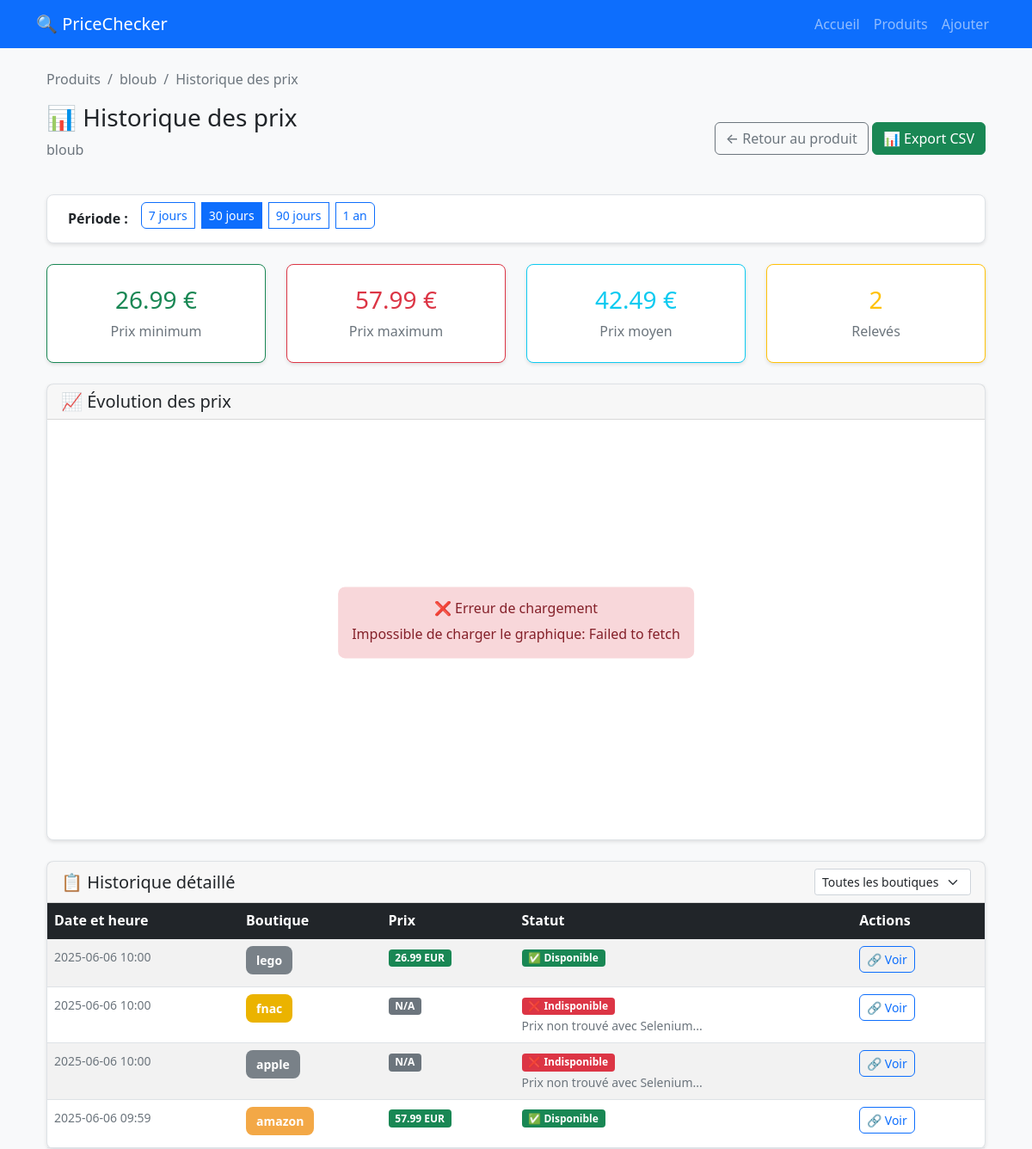
The app's page /product/9/history with its own data.
### tables this page shows
CREATE TABLE products (
            id INTEGER PRIMARY KEY AUTOINCREMENT,
            name TEXT NOT NULL,
            description TEXT,
            created_at DATETIME DEFAULT CURRENT_TIMESTAMP,
            updated_at DATETIME DEFAULT CURRENT_TIMESTAMP
        );

CREATE TABLE price_history (
            id INTEGER PRIMARY KEY AUTOINCREMENT,
            product_link_id INTEGER NOT NULL,
            price REAL,
            currency TEXT DEFAULT 'EUR',
            is_available BOOLEAN DEFAULT TRUE,
            error_message TEXT,
            scraped_at DATETIME DEFAULT CURRENT_TIMESTAMP,
            FOREIGN KEY (product_link_id) REFERENCES product_links (id) ON DELETE CASCADE
        );

CREATE TABLE product_links (
            id INTEGER PRIMARY KEY AUTOINCREMENT,
            product_id INTEGER NOT NULL,
            shop_name TEXT NOT NULL,
            url TEXT NOT NULL,
            css_selector TEXT,
            created_at DATETIME DEFAULT CURRENT_TIMESTAMP,
            FOREIGN KEY (product_id) REFERENCES products (id) ON DELETE CASCADE
        );

### app/routes.py (the view)
@main.route('/product/<int:product_id>/history')
def price_history(product_id):
    try:
        product = get_product_by_id(product_id)
        if not product:
            flash('Produit introuvable', 'error')
            return redirect(url_for('main.products'))
        days = request.args.get('days', 30, type=int)
        page = request.args.get('page', 1, type=int)
        shop_filter = request.args.get('shop', None)
        stats = get_price_statistics(product_id, days)
        history_data = get_price_history_table(
            product_id,
            page=page,
            shop_filter=shop_filter
        )
        links = get_product_links(product_id)
        shops = [link['shop_name'] for link in links]
        return render_template('price_history.html',
                             product=product,
                             stats=stats,
                             history_data=history_data,
                             shops=shops,
                             current_days=days,
                             current_shop=shop_filter,
                             current_page=page)
    except Exception as e:
        logger.error(f"Erreur page historique produit {product_id}: {e}")
        flash('Erreur lors du chargement de l\'historique', 'error')
        return redirect(url_for('main.product_detail', product_id=product_id))

### database/models.py (called while the page is built)
def get_db_connection():
    try:
        if current_app:
            db_path = current_app.config.get('DATABASE_PATH', 'pricechecker.db')
        else:
            db_path = 'pricechecker.db'
        conn = sqlite3.connect(db_path)
        conn.row_factory = sqlite3.Row
        if hasattr(current_app.config, 'SQLITE_PRAGMAS'):
            for pragma, value in current_app.config.SQLITE_PRAGMAS.items():
                conn.execute(f"PRAGMA {pragma} = {value}")
        return conn
    except Exception as e:
        logger.error(f"Erreur connexion DB: {e}")
        raise

def dict_from_row(row):
    if row is None:
        return None
    return {key: row[key] for key in row.keys()}

def get_product_links(product_id):
    conn = get_db_connection()
    cursor = conn.cursor()
    rows = cursor.execute('''
                          SELECT id, shop_name, url, css_selector, created_at
                          FROM product_links
                          WHERE product_id = ?
                          ORDER BY shop_name
                          ''', (product_id,)).fetchall()
    conn.close()
    return [dict_from_row(row) for row in rows]

def get_product_by_id(product_id):
    conn = get_db_connection()
    cursor = conn.cursor()
    row = cursor.execute(
        'SELECT id, name, description, created_at, updated_at FROM products WHERE id = ?',
        (product_id,)
    ).fetchone()
    conn.close()
    return dict_from_row(row) if row else None

### app/templates/price_history.html (shortened to what this page needs)
{% extends "base.html" %}
{% block content %}
    <div class="container-fluid">
        <div class="row mb-4">
            <div class="col">
                <nav aria-label="breadcrumb">
                    <ol class="breadcrumb">
                        <li class="breadcrumb-item"><a href="{{ url_for('main.products') }}">Produits</a></li>
                        <li class="breadcrumb-item"><a href="{{ url_for('main.product_detail', product_id=product.id) }}">{{ product.name }}</a></li>
                        <li class="breadcrumb-item active">Historique des prix</li>
                    </ol>
                </nav>
                <div class="d-flex justify-content-between align-items-center">
                    <div>
                        <h1 class="h3">📊 Historique des prix</h1>
                        <p class="text-muted">{{ product.name }}</p>
                    </div>
                    <div>
                        <a href="{{ url_for('main.product_detail', product_id=product.id) }}" class="btn btn-outline-secondary">
                            ← Retour au produit
                        </a>
                        <a href="{{ url_for('main.export_price_history', product_id=product.id) }}" class="btn btn-success">
                            📊 Export CSV
                        </a>
                    </div>
                </div>
            </div>
        </div>
        <div class="row mb-4">
            <div class="col">
                <div class="card">
                    <div class="card-body py-2">
                        <div class="d-flex align-items-center">
                            <span class="me-3"><strong>Période :</strong></span>
                            <div class="btn-group" role="group">
                                <label class="btn btn-outline-primary btn-sm" for="days7">7 jours</label>
                                <label class="btn btn-outline-primary btn-sm" for="days30">30 jours</label>
                                <label class="btn btn-outline-primary btn-sm" for="days90">90 jours</label>
                                <label class="btn btn-outline-primary btn-sm" for="days365">1 an</label>
                            </div>
                        </div>
                    </div>
                </div>
            </div>
        </div>
        {% if stats %}
            <div class="row mb-4">
                <div class="col-md-3">
                    <div class="card stats-card border-success">
                        <div class="card-body text-center">
                            <h3 class="text-success">{{ "%.2f"|format(stats.min_price) }} €</h3>
                            <p class="card-text text-muted mb-0">Prix minimum</p>
                        </div>
                    </div>
                </div>
                <div class="col-md-3">
                    <div class="card stats-card border-danger">
                        <div class="card-body text-center">
                            <h3 class="text-danger">{{ "%.2f"|format(stats.max_price) }} €</h3>
                            <p class="card-text text-muted mb-0">Prix maximum</p>
                        </div>
                    </div>
                </div>
                <div class="col-md-3">
                    <div class="card stats-card border-info">
                        <div class="card-body text-center">
                            <h3 class="text-info">{{ "%.2f"|format(stats.avg_price) }} €</h3>
                            <p class="card-text text-muted mb-0">Prix moyen</p>
                        </div>
                    </div>
                </div>
                <div class="col-md-3">
                    <div class="card stats-card border-warning">
                        <div class="card-body text-center">
                            <h3 class="text-warning">{{ stats.total_scrapes }}</h3>
                            <p class="card-text text-muted mb-0">Relevés</p>
                        </div>
                    </div>
                </div>
            </div>
        {% endif %}
        <div class="row mb-4">
            <div class="col">
                <div class="card">
                    <div class="card-header">
                        <h5 class="mb-0">📈 Évolution des prix</h5>
                    </div>
                    <div class="card-body">
                        <div class="chart-container">
                            <div id="chartLoading" class="text-center">
                            </div>
                        </div>
                    </div>
                </div>
            </div>
        </div>
        <div class="row">
            <div class="col">
                <div class="card">
                    <div class="card-header d-flex justify-content-between align-items-center">
                        <h5 class="mb-0">📋 Historique détaillé</h5>
                        <div>
                            <select class="form-select form-select-sm" id="shopFilter">
                                <option value="">Toutes les boutiques</option>
                            </select>
                        </div>
                    </div>
                    <div class="card-body p-0">
                        {% if history_data.data %}
                            <div class="table-responsive">
                                <table class="table table-striped mb-0">
                                    <thead class="table-dark">
                                    <tr>
                                        <th>Date et heure</th>
                                        <th>Boutique</th>
                                        <th>Prix</th>
                                        <th>Statut</th>
                                        <th>Actions</th>
                                    </tr>
                                    </thead>
                                    <tbody>
                                    {% for item in history_data.data %}
                                        <tr>
                                            <td>
                                                <small class="text-muted">
                                                    {{ item.scraped_at.replace('T', ' ')[:16] if item.scraped_at else 'N/A' }}
                                                </small>
                                            </td>
                                            <td>
                                                {% set shop_slug = item.shop_name|lower|replace(' ', '-')|replace('store', 'store') %}
                                                {% set shop_class = 'shop-' + shop_slug %}
                                                {% if shop_class not in ['shop-amazon', 'shop-apple-store', 'shop-fnac', 'shop-cdiscount', 'shop-leclerc'] %}
                                                    {% set shop_class = 'shop-default' %}
                                                {% endif %}
                                                <span class="shop-badge {{ shop_class }}">
                                                    {{ item.shop_name }}
                                                </span>
                                            </td>
                                            <td>
                                                {% if item.price %}
                                                    <span class="badge bg-success">{{ "%.2f"|format(item.price) }} {{ item.currency }}</span>
                                                {% else %}
                                                    <span class="badge bg-secondary">N/A</span>
                                                {% endif %}
                                            </td>
                                            <td>
                                                {% if item.is_available %}
                                                    <span class="badge bg-success">✅ Disponible</span>
                                                {% else %}
                                                    <span class="badge bg-danger">❌ Indisponible</span>
                                                    {% if item.error_message %}
                                                        <br><small class="text-muted">{{ item.error_message[:50] }}...</small>
                                                    {% endif %}
                                                {% endif %}
                                            </td>
                                            <td>
                                                <a href="{{ item.url }}" target="_blank" class="btn btn-sm btn-outline-primary">
                                                    🔗 Voir
                                                </a>
                                            </td>
                                        </tr>
                                    {% endfor %}
                                    </tbody>
                                </table>
                            </div>
                        {% else %}
                            <div class="alert alert-info m-3">
                                <h6 class="alert-heading">ℹ️ Aucun historique</h6>
                                <p class="mb-0">Aucun prix n'a encore été collecté pour ce produit.</p>
                            </div>
                        {% endif %}
                    </div>
                </div>
            </div>
        </div>
    </div>
{% endblock %}

### static/css/style.css (style rules this page uses)
.breadcrumb a { text-decoration: none !important; color: #6c757d; transition: color 0.2s ease; }
.btn { border-radius: 6px; transition: all 0.15s ease; font-weight: 500; display: inline-flex !important; align-items: center !important; justify-content: center !important; text-align: center !important; }
.card { box-shadow: 0 2px 4px rgba(0,0,0,0.1); transition: all 0.2s ease; border: 1px solid #dee2e6; border-radius: 8px; animation: fadeInUp 0.4s ease-out; }
.card .btn { margin-right: 0.5rem; margin-bottom: 0.5rem; }
.card:nth-child(1) { animation-delay: 0.05s; }
.card-body { padding: 1.5rem; }
.chart-container { position: relative; height: 400px; margin: 20px 0; }
#chartLoading { position: absolute; top: 50%; left: 50%; transform: translate(-50%, -50%); z-index: 10; }
.shop-amazon { background-color: rgb(243, 168, 70) !important; }
.shop-badge { display: inline-block; padding: 0.375rem 0.75rem; border-radius: 0.5rem; font-weight: 600; color: white !important; text-decoration: none; font-size: 0.875rem; }
.shop-default { background-color: rgba(108, 117, 125, 0.9) !important; }
.shop-fnac { background-color: rgb(235, 179, 0) !important; }
.stats-card { transition: transform 0.2s; }

### records on screen
products: name "bloub"
price_history: scraped_at "2025-06-06 10:00", shop_name "lego", price "26.99", currency "EUR", is_available "✅ Disponible"
price_history: scraped_at "2025-06-06 10:00", shop_name "fnac", shows "N/A", error_message "Prix non trouvé avec Selenium"
price_history: scraped_at "2025-06-06 10:00", shop_name "apple", shows "N/A", error_message "Prix non trouvé avec Selenium"
price_history: scraped_at "2025-06-06 09:59", shop_name "amazon", price "57.99", currency "EUR", is_available "✅ Disponible"

### other values on screen
{{ "%.2f"|format(stats.min_price) }} "26.99"
{{ "%.2f"|format(stats.max_price) }} "57.99"
{{ "%.2f"|format(stats.avg_price) }} "42.49"
{{ stats.total_scrapes }} "2"
